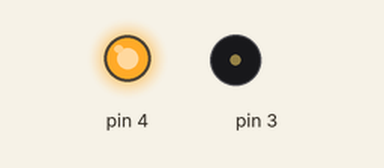
Bench run of a sketch on a simulated Arduino Uno, built with avr-gcc and run on an emulated ATmega328P. Parts: output pins drawn as LEDs (lit = HIGH), buzzer (waves = sounding).

Above: at 1.7 s.
Timing chart, 0 to 3.0 s (numbered marks = the images above):
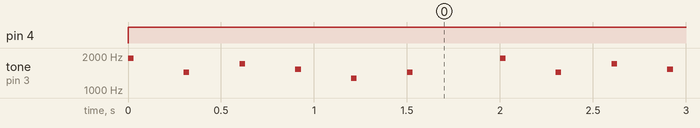

Measured:
- by itself, pin 4: LOW → HIGH at 0.00 s
- by itself, tone on pin 3: repeats every 2.0 s: silent 0.27 s, 1432 Hz 0.03 s, silent 0.27 s, 1700 Hz 0.03 s, silent 0.27 s, 1519 Hz 0.03 s, silent 0.27 s, 1275 Hz 0.03 s, silent 0.27 s, 1432 Hz 0.03 s, silent 0.47 s, 1915 Hz 0.03 s

The sketch:

Stem_led.ino
```cpp
void setup() {

  pinMode(4,OUTPUT);
  pinMode(3,OUTPUT);
}

void loop() {
digitalWrite(4,HIGH);
tone(3,1915,30);
delay(300);
tone(3,1432,30);
delay(300);
tone(3,1700,30);
delay(300);
tone(3,1519,30);
delay(300);
tone(3,1275,30);
delay(300);
tone(3,1432,30);
delay(500);
tone(3,1136,30);


}
```
